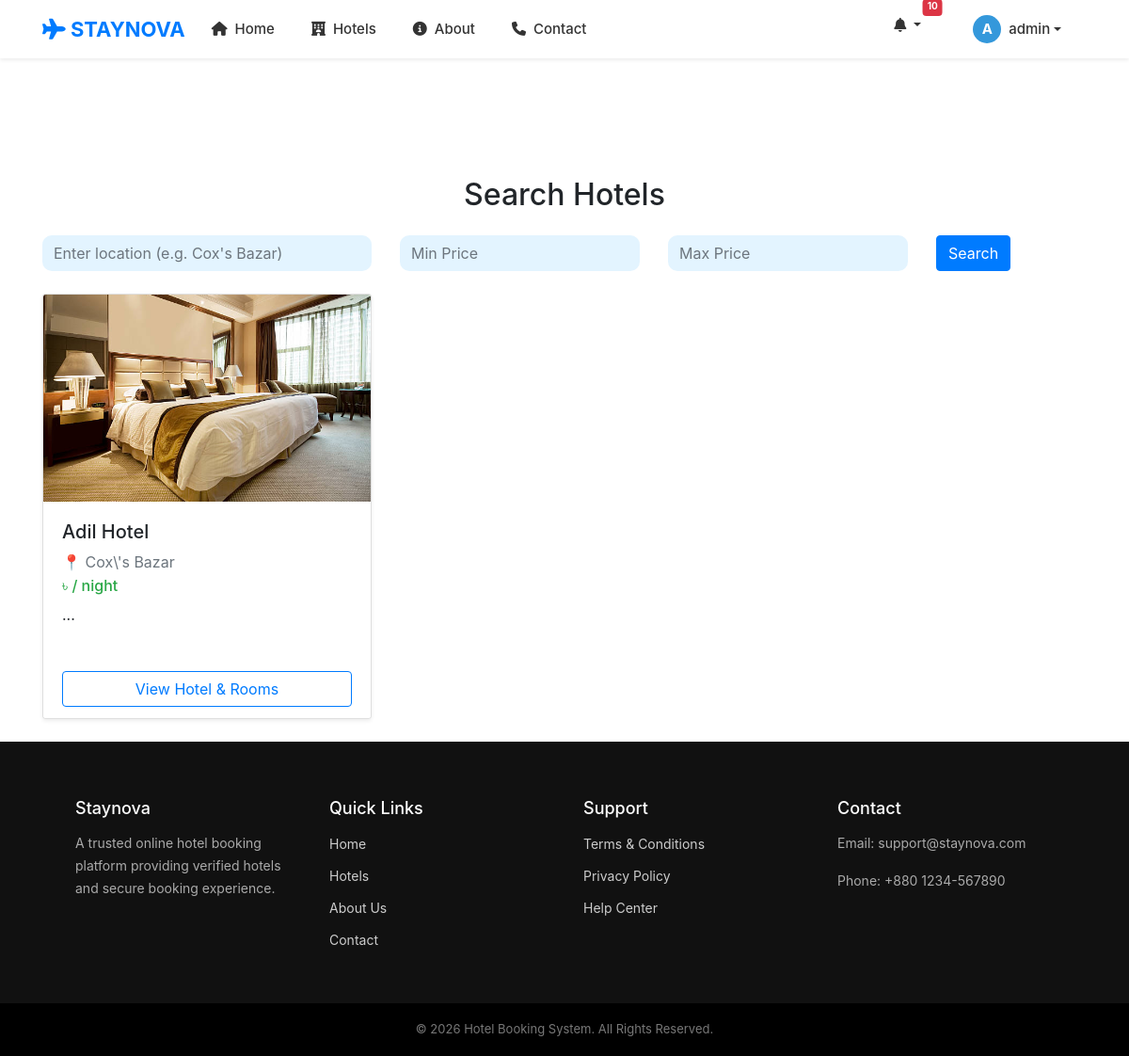
Page /hotel/hotel_list.php (signed in) on the committed database.
### tables this page shows
CREATE TABLE `hotels` (
  `id` int(11) NOT NULL,
  `hotel_name` varchar(200) DEFAULT NULL,
  `title` varchar(200) DEFAULT NULL,
  `location` varchar(200) DEFAULT NULL,
  `price` int(11) DEFAULT NULL,
  `description` text DEFAULT NULL,
  `image` varchar(255) DEFAULT NULL,
  `status` enum('pending','approved','off','rejected') DEFAULT 'pending',
  `created_at` timestamp NOT NULL DEFAULT current_timestamp(),
  `owner_id` int(11) DEFAULT NULL,
  `rooms` int(11) DEFAULT 1,
  `capacity` int(11) DEFAULT 2,
  `booked_dates` text DEFAULT '[]',
  `capacity_per_room` int(11) DEFAULT 2,
  `total_rooms` int(11) DEFAULT 1
);

### hotel/hotel_list.php (the view, shortened to what this page needs)
<?php
include "../header.php";
$location = "";
$min_price = "";
$max_price = "";
$where = "WHERE status='approved'";
$sql = "SELECT * FROM hotels $where ORDER BY id DESC";
$result = mysqli_query($conn, $sql);
?>
<link rel="stylesheet" href="../style.css">
<div class="container mt-5">
    <h2 class="text-center mb-4">Search Hotels</h2>
    <form method="GET" class="row g-3 mb-4">
        <div class="col-md-4">
            <input type="text" name="location" value="<?php echo $location; ?>"
                   class="form-control" placeholder="Enter location (e.g. Cox's Bazar)">
        </div>
        <div class="col-md-3">
            <input type="number" name="min_price" value="<?php echo $min_price; ?>"
                   class="form-control" placeholder="Min Price">
        </div>
        <div class="col-md-3">
            <input type="number" name="max_price" value="<?php echo $max_price; ?>"
                   class="form-control" placeholder="Max Price">
        </div>
        <div class="col-md-2 d-grid">
            <button type="submit" name="search" class="btn btn-primary">
                Search
            </button>
        </div>
    </form>
    <div class="row">
        <?php if (mysqli_num_rows($result) > 0): ?>
            <?php while ($row = mysqli_fetch_assoc($result)): ?>
                <div class="col-md-4 mb-4">
                    <div class="card shadow-sm h-100">
                        <img src="../uploads/<?php echo $row['image']; ?>"
                             class="card-img-top"
                             style="height:220px; object-fit:cover;">
                        <div class="card-body">
                            <h5><?php echo $row['hotel_name']; ?></h5>
                            <p class="text-muted mb-1">
                                📍 <?php echo $row['location']; ?>
                            </p>
                            <h6 class="text-success">
                                ৳ <?php echo $row['price']; ?> / night
                            </h6>
                            <p>
                                <?php echo substr($row['description'], 0, 70); ?>...
                            </p>
                        </div>
<div class="card-footer bg-white border-0">
    <a href="hotel_details.php?id=<?php echo $row['id']; ?>"
       class="btn btn-outline-primary w-100">
        View Hotel & Rooms
    </a>
</div>
                    </div>
                </div>
            <?php endwhile; ?>
        <?php else: ?>
            <p class="text-center text-danger">No hotels found</p>
        <?php endif; ?>
    </div>
</div>
<?php include "../footer.php"; ?>

### style.css (style rules this page uses)
.form-control { background: #e3f4ff; border-radius: 10px; border: none; }

### rows in the picture
hotels: image (picture), hotel_name "Adil Hotel", location "Cox\\'s Bazar"

### other values in the picture
$unread_count "10"
substr($_SESSION['name'], 0, 1) "A"
$_SESSION['name'] "admin"
